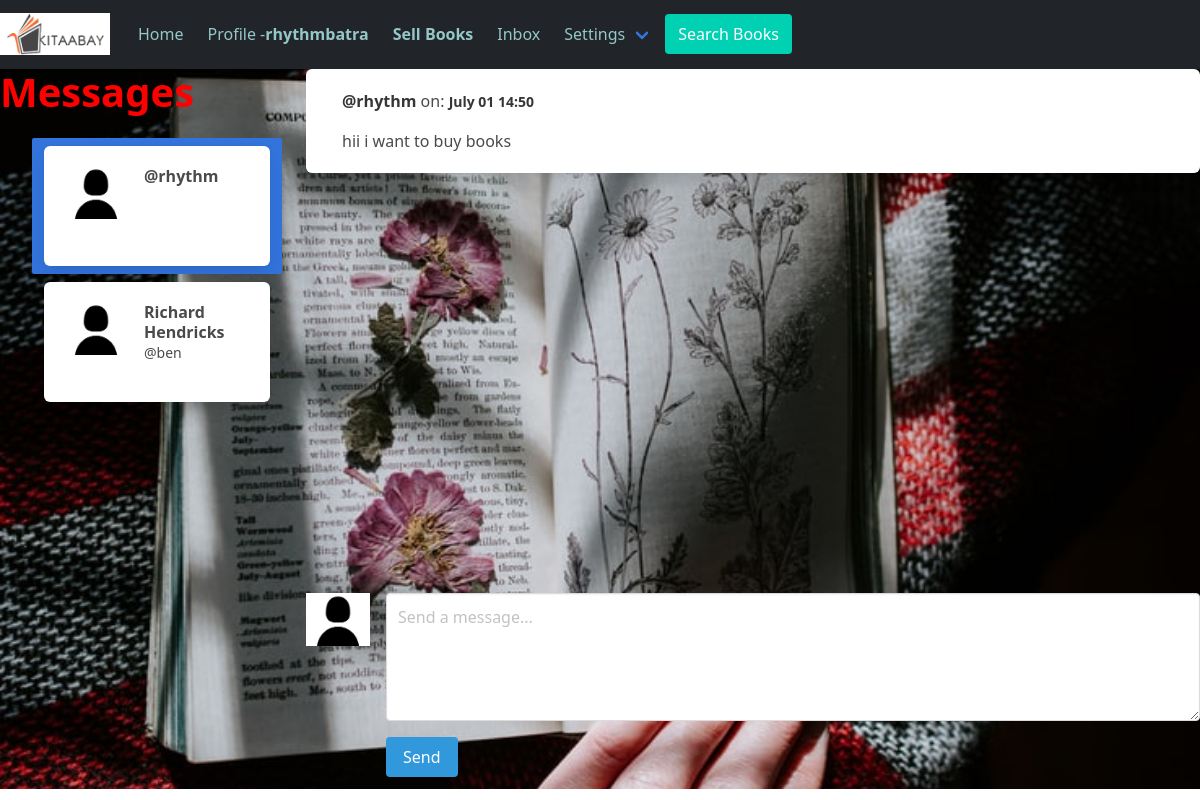
The page /direct/ (signed in) on the database its author committed.
### authy/models.py (models this page shows, shortened)
class Profile(models.Model):
	user = models.OneToOneField(User, on_delete=models.CASCADE, related_name='profile')
	first_name = models.CharField(max_length=50, null=True, blank=True)
	last_name = models.CharField(max_length=50, null=True, blank=True)
	profile_info = models.TextField(max_length=1500, null=True, blank=True)
	created = models.DateField(auto_now_add=True)
	favorites = models.ManyToManyField(Post)
	'''
	def save(self, *args, **kwargs):
		super().save(*args, **kwargs)
		SIZE = 250, 250

		if self.picture:
			pic = Image.open(self.picture.path)
			pic = pic.convert('RGB')
			pic.thumbnail(SIZE, Image.LANCZOS)
			pic.save(self.picture.path)
	'''

### direct/models.py (models this page shows, shortened)
class Message(models.Model):
	user = models.ForeignKey(User, on_delete=models.CASCADE, related_name='user')
	sender = models.ForeignKey(User, on_delete=models.CASCADE, related_name='from_user')
	recipient = models.ForeignKey(User, on_delete=models.CASCADE, related_name='to_user')
	body = models.TextField(max_length=1000, blank=True, null=True)
	date = models.DateTimeField(auto_now_add=True)
	is_read = models.BooleanField(default=False)
	def get_messages(user):
		messages = Message.objects.filter(user=user).values('recipient').annotate(last=Max('date')).order_by('-last')
		users = []
		for message in messages:
			users.append({
				'user': User.objects.get(pk=message['recipient']),
				'last': message['last'],
				'unread': Message.objects.filter(user=user, recipient__pk=message['recipient'], is_read=False).count()
				})
		return users

### direct/views.py (the view)
# urls.py: path('', Inbox, name='inbox'),
@login_required
def Inbox(request):
	messages = Message.get_messages(user=request.user)
	active_direct = None
	directs = None
	if messages:
		message = messages[0]
		active_direct = message['user'].username
		directs = Message.objects.filter(user=request.user, recipient=message['user'])
		directs.update(is_read=True)
		for message in messages:
			if message['user'].username == active_direct:
				message['unread'] = 0
	context = {
		'directs': directs,
		'messages': messages,
		'active_direct': active_direct,
		}
	template = loader.get_template('direct/direct.html')
	return HttpResponse(template.render(context, request))

### bookstore/templates/direct/direct.html (shortened to what this page needs)
{% extends 'base.html' %}
{% load static %}
{% block content %}
<body class="imge" style="background-image: url('{% static "img/book8.jpg"%}')";>
  <div class="columns is-mobile">
  <div class="column is-one-quarter">
  <aside class="menu">
    <h1 class="title is-2" style="color:red">
    Messages
    </h1>
  <ul style="overflow-y: scroll; height: 500px" class="menu-list">
{% for message in messages %}
<a class="{% if active_direct == message.user.username %}is-active{% endif %}" href="{% url 'directs' message.user.username %}">
<div class="box">
  <article class="media">
    <div class="media-left">
      <figure class="image is-64x64">
            <img src="{% static 'img/Profile.jpg' %}" alt="Placeholder image">
      </figure>
    </div>
    <div class="media-content">
      <div class="content">
        <p>
          {% if message.user.profile.first_name and message.user.profile.last_name %}
          <strong>{{ message.user.profile.first_name }} {{ message.user.profile.last_name }}</strong> <small>@{{ message.user.username }}</small>
          {% else %}
          <strong>@{{ message.user.username }}</strong>
          {% endif %}
        </p>
      </div>
    </div>
  </article>
</div>
</a>
{% endfor %}
  </ul>
  </aside>
<br>
</div>
<div class="column">
<div style="overflow-y: scroll; height: 500px">
{% for direct in directs %}
{% if direct.body %}
<div class="box">
  <article class="media">
    <div class="media-content">
      <div class="content">
        <p>
          {% if direct.sender.profile.first_name and direct.sender.profile.last_name %}
          <strong>{{ direct.sender.profile.first_name }} {{ direct.sender.profile.last_name }}</strong> <small>@{{ direct.sender.username }}</small> on: <strong><small>{{ direct.date|date:'N d G:i'}}</small></strong>
          {% else %}
          <strong>@{{ direct.sender.username }}</strong> on: <strong><small>{{ direct.date|date:'N d G:i'}}</small></strong>
          {% endif %}
        </p>
        {{ direct.body }}
      </div>
    </div>
  </article>
</div>
{% endif %}
{% endfor %}
</div>
<br>
<form role="form" method="POST" action="{% url 'send_direct' %}">
<article class="media">
  <figure class="media-left">
    <p class="image is-64x64">
      <img src="{% static 'img/Profile.jpg' %}">
    </p>
  </figure>
  <div class="media-content">
    <div class="field">
      <p class="control">
        <textarea class="textarea" name="body" placeholder="Send a message..."></textarea>
      </p>
    </div>
    <nav class="level">
      <div class="level-left">
        <div class="level-item">
          <button type="submit" name="action" class="button is-info">Send</buttom>
        </div>
      </div>
    </nav>
  </div>
</article>
</form>
</div>
</div>
{% endblock %}

### bookstore/templates/base.html (shortened to what this page needs)
{% load static %}
<!doctype html>
<html lang="en">
  <head>
    <link rel="stylesheet" href="{% static 'css/bulma.min.css' %}">
    <link href="https://cdn.jsdelivr.net/npm/bootstrap@5.0.2/dist/css/bootstrap.min.css" rel="stylesheet">
    <link rel="stylesheet" type="text/css" href="{% static 'css/hotel.css' %}">
  </head>
  <body>
  	<nav class="navbar navbar-expand-lg navbar-dark bg-dark" style="border-bottom: 1px solid;">
	    <a class="navbar-brand" href="{% url 'home' %}"><img src="{% static 'img/kitaabay2.jpg' %}" width="110" height="110"></a>
	    <div class="collapse navbar-collapse" id="navbarSupportedContent">
	      <ul class="navbar-nav me-auto mb-2 mb-lg-0">
	        <li>
            <a href="{% url 'home' %}" class="navbar-item" style="color: rgb(149, 199, 199);">
              Home
            </a>
          </li>
          {% if user.is_authenticated %}
          <li>
            <a href="{% url 'profile' request.user %}" class="navbar-item" style="color: rgb(149, 199, 199);">
              Profile - <strong>{{ request.user }}</strong>
            </a>
          </li>
          {% else %}
          <li>
          <a href="{% url 'login' %}" class="navbar-item" style="color: rgb(149, 199, 199);">
            <strong>Login/Sign Up</strong></a>
          </li>
          {% endif %}
          <li>
            <a href="{% url 'newpost' %}" class="navbar-item" style="color: rgb(149, 199, 199);">
              <strong>Sell Books</strong>
            </a>
          </li>
          <li>
            <a href="{% url 'inbox' %}" class="navbar-item"  style="color: rgb(149, 199, 199);">
              Inbox
            </a>
          </li>
          <div class="navbar-item has-dropdown is-hoverable" style="color: rgb(149, 199, 199);">
            <a class="navbar-link" style="color: rgb(149, 199, 199);">
              Settings
            </a>
        </div>
        <a href="{% url 'explorebooks' %}" class="button is-primary navbar-item">Search Books</a>
	    </div>
	</nav>
      {% block content %}
      {% endblock %}
  </body>
</html>

### bookstore/static/css/hotel.css (style rules this page uses)
.imge { background-image: url(../img/book7.jpg); min-height: 730px; background-position: center; background-size: cover; background-repeat: no-repeat; }

### bookstore/templates/base.html (style rules this page uses)
body a { text-decoration: none; }

### rows shown on the page
Message: sender.username "rhythm", date "July 01 14:50", body "hii i want to buy books"

### other values the page prints
{{ request.user }} "rhythmbatra"
{{ message.user.username }} "rhythm"
{{ message.user.profile.first_name }} "Richard"
{{ message.user.profile.last_name }} "Hendricks"
{{ message.user.username }} "ben"
